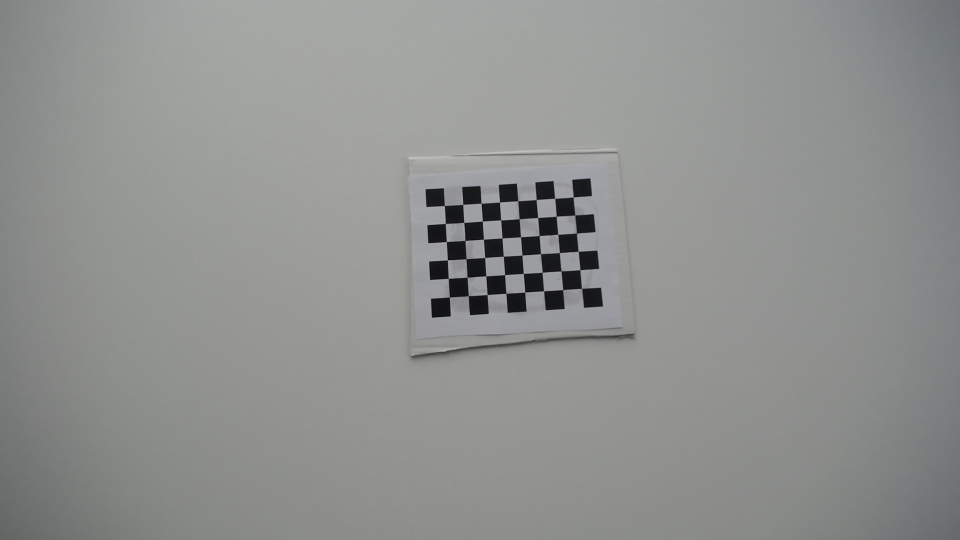
#> input picture camera_calibration/calib_1.png, 1920 x 1080 px (shown at 1/2 size); its folder holds 5 pictures in this run
$ python camera_calibration.py
#> lines starting #> are read from the running program, lines starting #| are printed output that depends on the picture; after the words box and inside, x2 and y2 are one past the last pixel; in counts of white or black regions, pixels touching at a corner belong together
import numpy as np
import cv2
import glob
import pickle

# termination criteria
criteria = (cv2.TERM_CRITERIA_EPS + cv2.TERM_CRITERIA_MAX_ITER, 30, 0.001)

# prepare object points, like (0,0,0), (1,0,0), (2,0,0) ....,(6,5,0)
objp = np.zeros((6*8,3), np.float32)
objp[:,:2] = np.mgrid[0:8,0:6].T.reshape(-1,2)

# Arrays to store object points and image points from all the images.
objpoints = [] # 3d point in real world space
imgpoints = [] # 2d points in image plane.

images = glob.glob('camera_calibration/*.png')

for fname in images:
    img = cv2.imread(fname)
#> img is the input picture: shape (1080, 1920, 3); mean B, G, R 143.5, 145.3, 144
    gray = cv2.cvtColor(img,cv2.COLOR_BGR2GRAY)

    # Find the chess board corners
    ret, corners = cv2.findChessboardCorners(gray, (8,6),None)
#> ret = True; corners = 48 rows, first 8: [888.3, 412.5], [926, 409], [963.3, 406.6], [998.8, 404], [1036.6, 400.6], [1072.9, 399.9], [1110.2, 397], [1145.7, 393.4]

    # If found, add object points, image points (after refining them)
    if ret == True:
        objpoints.append(objp)

        corners2 = cv2.cornerSubPix(gray,corners,(11,11),(-1,-1),criteria)
#> corners2 = 48 rows, first 8: [889.2, 411.6], [926.1, 409.3], [962.7, 406.9], [999.5, 404.5], [1036.1, 402.1], [1072.8, 399.5], [1109.8, 397], [1146.8, 394.4]
        imgpoints.append(corners2)

        # Draw and display the corners
        img = cv2.drawChessboardCorners(img, (8,6), corners2,ret)
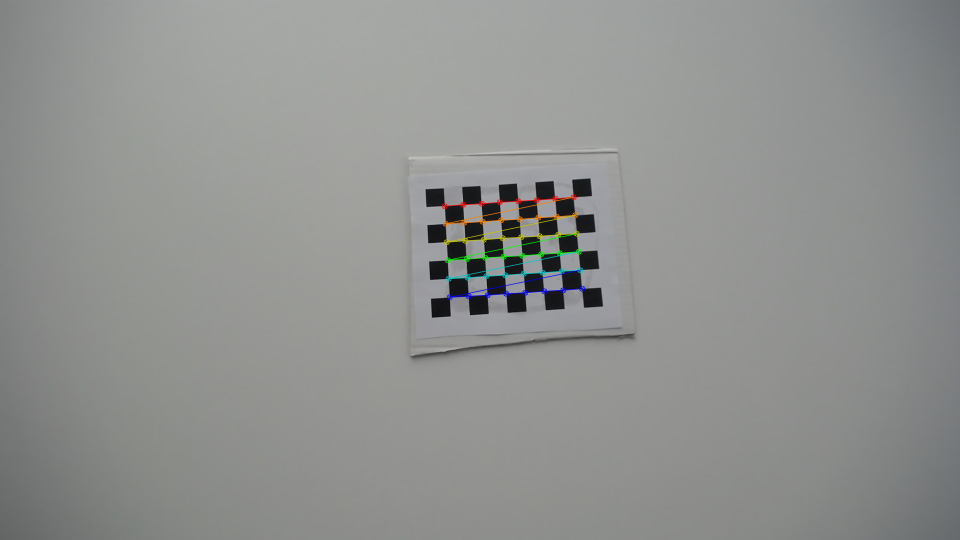
#> img: shape (1080, 1920, 3) (shown at 1/2 size); 0.59% of pixels changed, all inside (x1, y1, x2, y2) = (883, 388, 1171, 601)
        cv2.imshow('img',img)
        cv2.waitKey(500)
#> pass 2 of the loop `for fname in images:`:
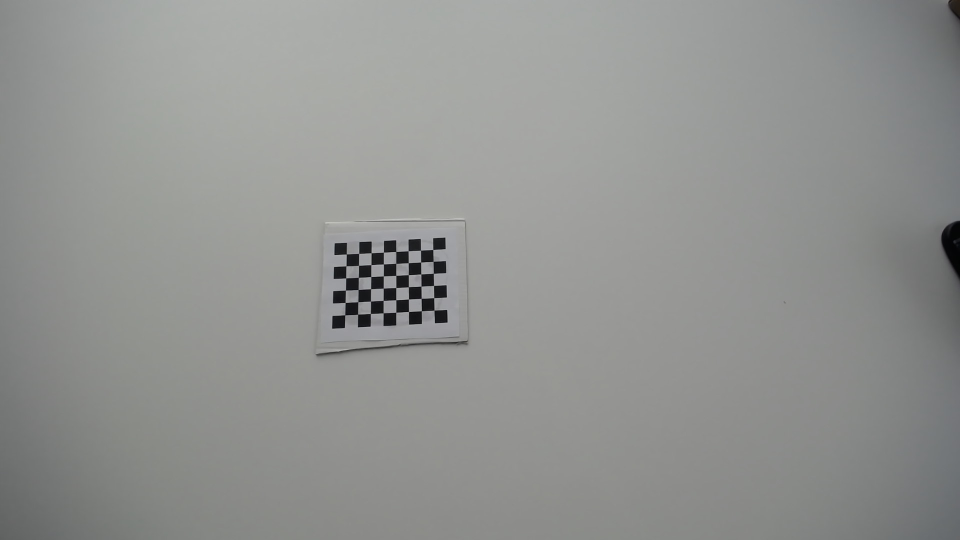
#> input picture camera_calibration/calib_10.png, 1920 x 1080 px (shown at 1/2 size)
#> img is the input picture: shape (1080, 1920, 3); mean B, G, R 145.1, 147.1, 145.8
#> corners = 48 rows, first 8: [692.4, 508.7], [718.1, 507.1], [742.8, 506], [767.3, 504.8], [792, 503.2], [816.9, 502], [841.8, 500.8], [866.1, 499.4]
#> corners2 = 48 rows, first 8: [693.1, 508.5], [717.9, 507.3], [742.6, 506.1], [767.4, 504.7], [792.1, 503.5], [816.7, 502.1], [841.5, 500.8], [866.2, 499.4]
#> `img = cv2.drawChessboardCorners(img, (8,6), corners2,ret)`:
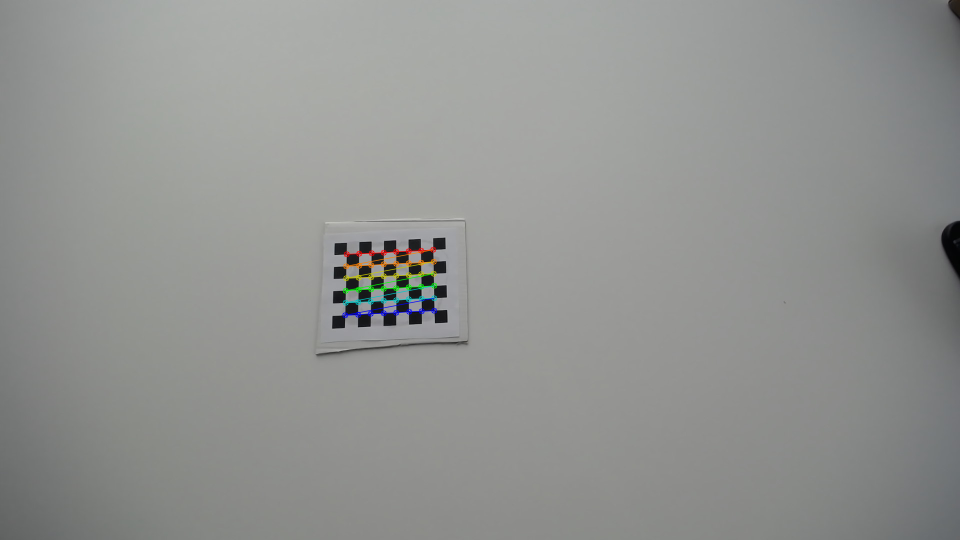
#> img: shape (1080, 1920, 3) (shown at 1/2 size); 0.45% of pixels changed, all inside (x1, y1, x2, y2) = (684, 493, 875, 637)
#> pass 3 of the loop `for fname in images:`:
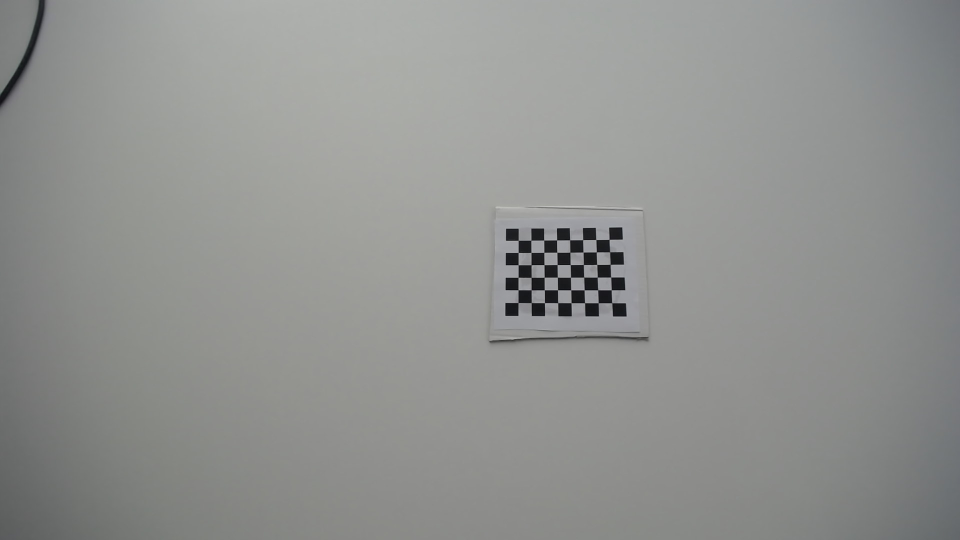
#> input picture camera_calibration/calib_11.png, 1920 x 1080 px (shown at 1/2 size)
#> img is the input picture: shape (1080, 1920, 3); mean B, G, R 144.4, 146.5, 145.1
#> corners = 48 rows, first 8: [1036.5, 481.5], [1062, 481], [1088.2, 480.4], [1113.9, 480.2], [1140, 480.1], [1165.9, 480], [1192.2, 479.4], [1218.8, 479.1]
#> corners2 = 48 rows, first 8: [1036.7, 481.1], [1062.3, 480.8], [1088, 480.5], [1113.7, 480.4], [1139.7, 480.2], [1165.8, 479.8], [1192.2, 479.5], [1218.6, 479.2]
#> `img = cv2.drawChessboardCorners(img, (8,6), corners2,ret)`:
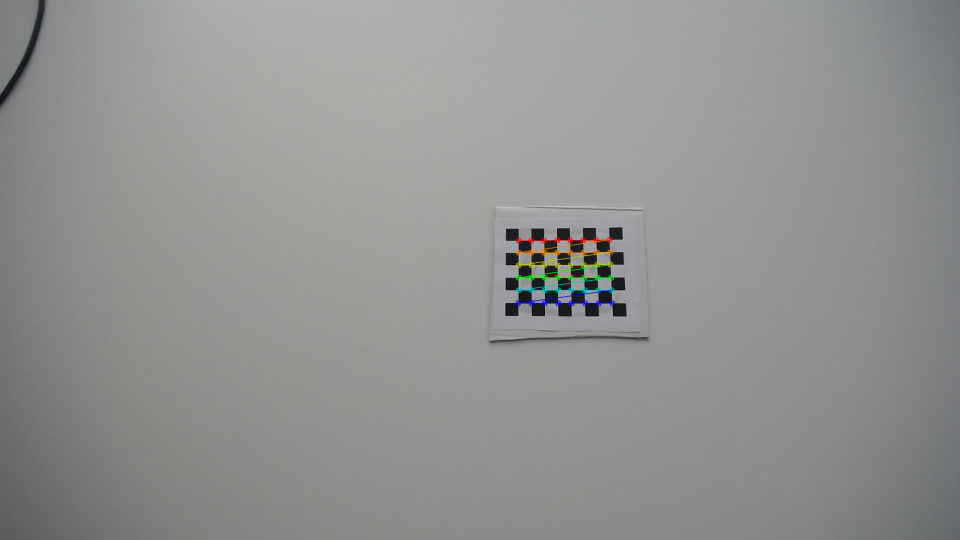
#> img: shape (1080, 1920, 3) (shown at 1/2 size); 0.46% of pixels changed, all inside (x1, y1, x2, y2) = (1030, 473, 1231, 613)
#> the loop made 5 passes; the first 3 are shown

cv2.destroyAllWindows()

camera_calibration_values = cv2.calibrateCamera(objpoints, imgpoints, gray.shape[::-1],None,None)
with open("camera_calibration_values.pcl", 'wb') as f:
    pickle.dump(camera_calibration_values, f)
ret, mtx, dist, rvecs, tvecs = camera_calibration_values

img = cv2.imread('camera_calibration/calib_1.png')
h,  w = img.shape[:2]
#> h = 1080; w = 1920
newcameramtx, roi=cv2.getOptimalNewCameraMatrix(mtx,dist,(w,h),alpha=1,newImgSize=(w,h))

# undistort
dst = cv2.undistort(img, mtx, dist, None, newcameramtx)
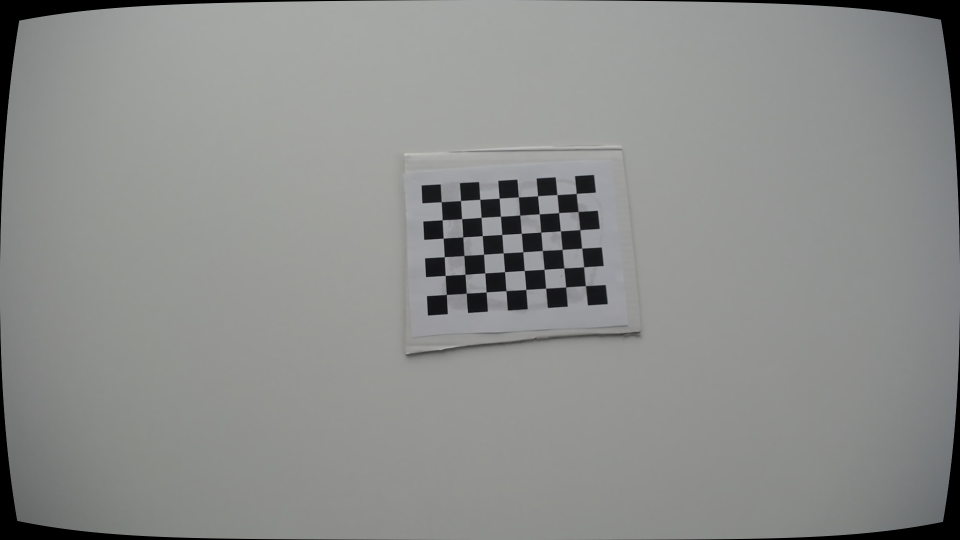
#> dst: shape (1080, 1920, 3) (shown at 1/2 size); mean B, G, R 140.1, 141.9, 140.6

# crop the image
x,y,w,h = roi
dst = dst[y:y+h, x:x+w]
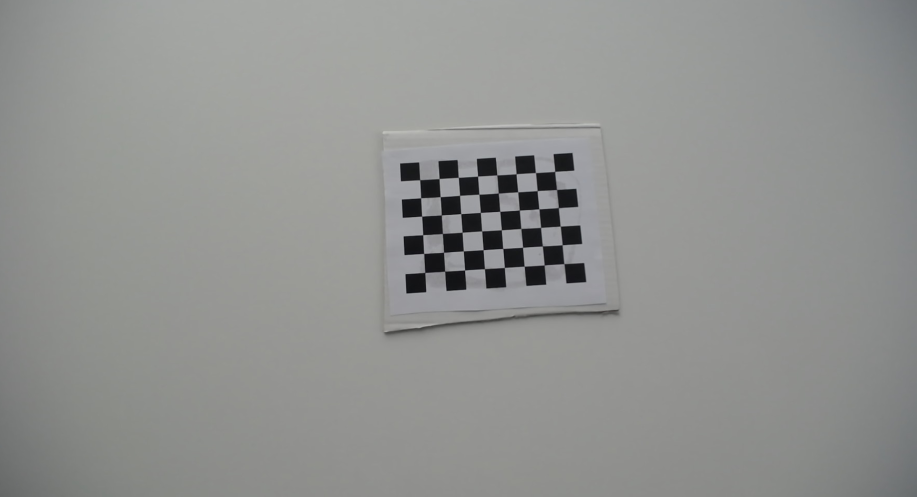
#> dst: shape (994, 1834, 3) (shown at 1/2 size); mean B, G, R 144.3, 146.2, 145
cv2.imwrite('calibresult.png',dst)

tot_error = 0
for i in range(len(objpoints)):
    imgpoints2, _ = cv2.projectPoints(objpoints[i], rvecs[i], tvecs[i], mtx, dist)
    error = cv2.norm(imgpoints[i],imgpoints2, cv2.NORM_L2)/len(imgpoints2)
    tot_error += error

print("mean error: ", tot_error/len(objpoints))
